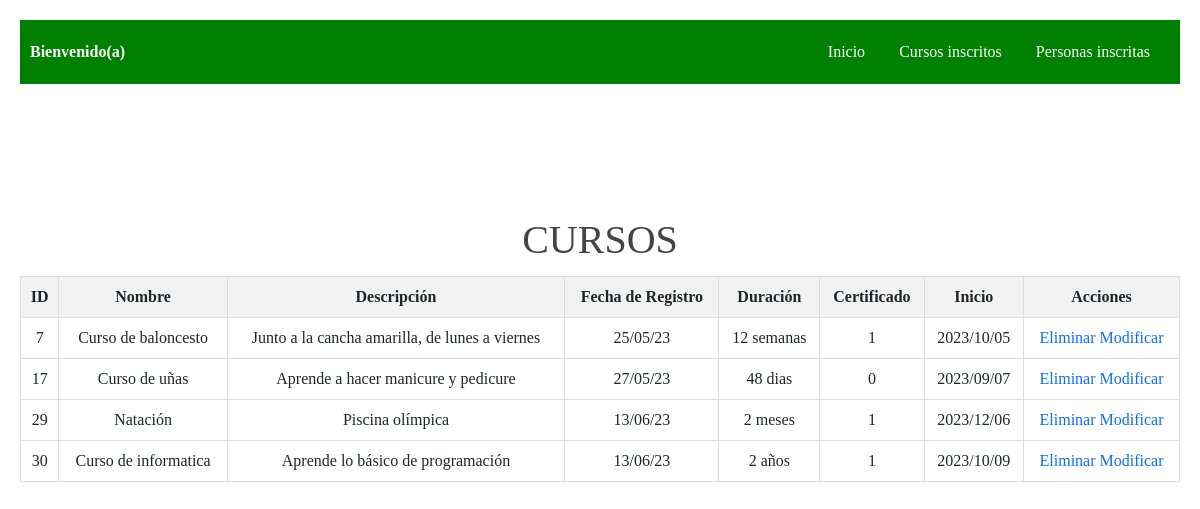
/cursos/curso_cliente.php, run on the app's committed database.
### tables this page shows
CREATE TABLE `datos` (
  `id` int(9) NOT NULL,
  `nombre` varchar(40) NOT NULL,
  `descripcion` varchar(50) NOT NULL,
  `fecha_reg` varchar(15) NOT NULL,
  `duracion` varchar(50) NOT NULL,
  `certificado` varchar(10) NOT NULL,
  `inicio` varchar(10) NOT NULL
);

### cursos/curso_cliente.php (the view, shortened to what this page needs)
<!DOCTYPE html>
<html>
<head>
    <link href="../vendor/bootstrap/css/bootstrap.min.css" rel="stylesheet">
    <link rel="stylesheet" href="../assets/css/fontawesome.css">
    <link rel="stylesheet" href="../assets/css/templatemo-eduwell-style.css">
    <link rel="stylesheet" href="../assets/css/owl.css">
    <link rel="stylesheet" href="../assets/css/lightbox.css">
    <link rel="stylesheet" type="text/css" href="../assets/css/estilo.css">
</head>
</head>
<body>
  <div class="navbar"><span class="welcome-text">Bienvenido(a)</span>
    <ul>
      <li><a href="../Login_y_registro/bienvenida.php">Inicio</a></li>
      <li><a href="../cursos/curso_cliente.php">Cursos inscritos</a></li>
      <li><a href="../cursos/listar_registro.php">Personas inscritas</a></li>
    </ul>
  </div>
<h1 style="margin-top:120px">CURSOS</h1>
<?php
include("registro.php");
    $consulta = "SELECT * FROM datos";
    $resultado = mysqli_query($conex, $consulta);
    if (mysqli_num_rows($resultado) > 0) {
        echo "<table>";
        echo "<tr>";
        echo "<th>ID</th>";
        echo "<th>Nombre</th>";
        echo "<th>Descripción</th>";
        echo "<th>Fecha de Registro</th>";
        echo "<th>Duración</th>";
        echo "<th>Certificado</th>";
        echo "<th>Inicio</th>";
        echo "<th>Acciones</th>";
        echo "</tr>";
        while ($row = mysqli_fetch_assoc($resultado)) {
            echo "<tr>";
            echo "<td>".$row['id']."</td>";
            echo "<td>".$row['nombre']."</td>";
            echo "<td>".$row['descripcion']."</td>";
            echo "<td>".$row['fecha_reg']."</td>";
            echo "<td>".$row['duracion']."</td>";
            echo "<td>".$row['certificado']."</td>";
            echo "<td>".$row['inicio']."</td>";
            echo "<td>";
            echo '<a href="?eliminar='.$row['id'].'" onclick="return confirm(\'¿Estás seguro de eliminar este registro?\')">Eliminar</a> ';
            echo '<a href="#" onclick="mostrarFormularioModificar(\''.$row['id'].'\', \''.$row['nombre'].'\', \''.$row['descripcion'].'\', \''.$row['duracion'].'\')">Modificar</a>';
            echo "</td>";
            echo "</tr>";
        }
        echo "</table>";
    } else {
        echo "<p>No se encontraron registros.</p>";
    }
    ?>
</body>
</html>

### assets/css/templatemo-eduwell-style.css (style rules this page uses)
html, body, div, span, applet, object, iframe, h1, h2, h3, h4, h5, h6, p, blockquote, div pre, a, abbr, acronym, address, big, cite, code, del, dfn, em, font, img, ins, kbd, q, s, samp, small, strike, strong, sub, sup, tt, var, b, u, i, center, dl, dt, dd, ol, ul, li, figure, header, nav, section, article, aside, footer, figcaption { margin: 0; padding: 0; border: 0; outline: 0; }
ul, li { padding: 0; margin: 0; list-style: none; }
* { box-sizing: border-box; }
html, body { font-family: 'Open Sans', sans-serif; font-weight: 400; background-color: #fff; font-size: 16px; -ms-text-size-adjust: 100%; -webkit-font-smoothing: antialiased; -moz-osx-font-smoothing: grayscale; }
a { text-decoration: none !important; }
h1, h2, h3, h4, h5, h6 { margin-top: 0px; margin-bottom: 0px; }
ul { margin-bottom: 0px; }
html, body { background: #fff; font-family: 'Open Sans', sans-serif; }
body { overflow-x: hidden; }

### assets/css/estilo.css (style rules this page uses)
* { padding: 0; margin: 0; font-family: century gothic; text-align: center; }
h1 { text-align: center; padding: 12px; color: #444 }
body { font-family: Arial, sans-serif; margin: 20px; }
table { border-collapse: collapse; width: 100%; }
th, td { border: 1px solid #ddd; padding: 8px; }
th { background-color: #f2f2f2; }

### cursos/curso_cliente.php (style rules this page uses)
.navbar { background-color: green; padding: 10px; display: flex; justify-content: space-between; align-items: center; }
.navbar ul { list-style-type: none; margin: 0; padding: 0; }
.navbar li { display: inline-block; margin-right: 10px; }
.navbar li a { display: block; padding: 10px; color: #fff; text-decoration: none; }
.navbar .welcome-text { color: #fff; font-weight: bold; }

### data on the page
datos: id "7", nombre "Curso de baloncesto", descripcion "Junto a la cancha amarilla, de lunes a viernes", fecha_reg "25/05/23", duracion "12 semanas", certificado "1", inicio "2023/10/05"
datos: id "17", nombre "Curso de uñas", descripcion "Aprende a hacer manicure y pedicure", fecha_reg "27/05/23", duracion "48 dias", certificado "0", inicio "2023/09/07"
datos: id "29", nombre "Natación", descripcion "Piscina olímpica", fecha_reg "13/06/23", duracion "2 meses", certificado "1", inicio "2023/12/06"
datos: id "30", nombre "Curso de informatica", descripcion "Aprende lo básico de programación", fecha_reg "13/06/23", duracion "2 años", certificado "1", inicio "2023/10/09"
